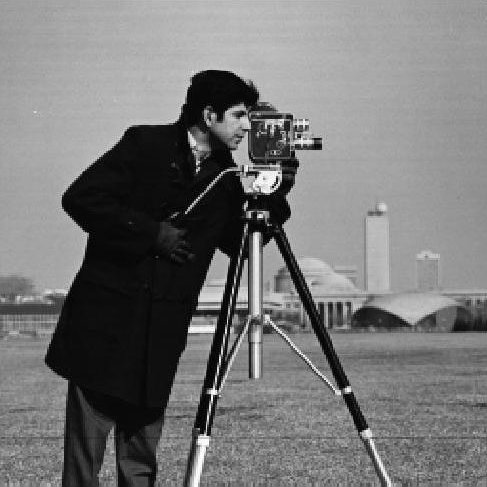
#> input picture Practical 4/data/cameraman.jpg, 487 x 487 px, found by its file name
$ python 'Bit Plane Slicing of Digital Image.py'
#> lines starting #> are read from the running program, lines starting #| are printed output that depends on the picture
import cv2
import numpy as np

img = cv2.imread('../data/cameraman.jpg', 0)
#> img is the input picture: shape (487, 487); min 0, max 255, mean 118.6

img_bit = np.zeros(img.shape, dtype=np.uint8)
for i in range(8):
    img_bit = img_bit + ((img >> i) & 1) * (2 ** i)
    cv2.imwrite(f'../data/bitplane-{i}.png', img_bit)
#> this loop made 8 passes
#> pass 1, `img_bit = img_bit + ((img >> i) & 1) * (2 ** i)`:
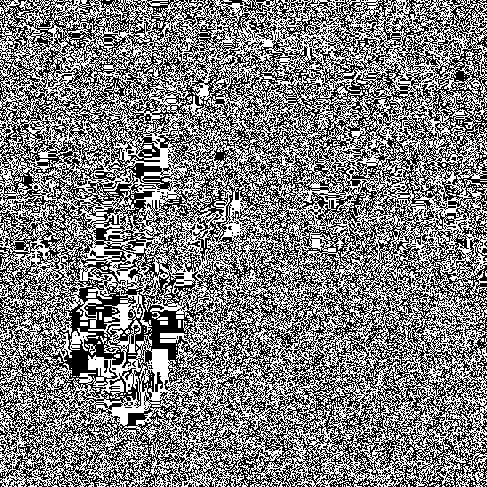
#> img_bit: shape (487, 487); values 0 (black) and 1 (white), 49.8% white in thin lines or dots
#> pass 2, `img_bit = img_bit + ((img >> i) & 1) * (2 ** i)`:
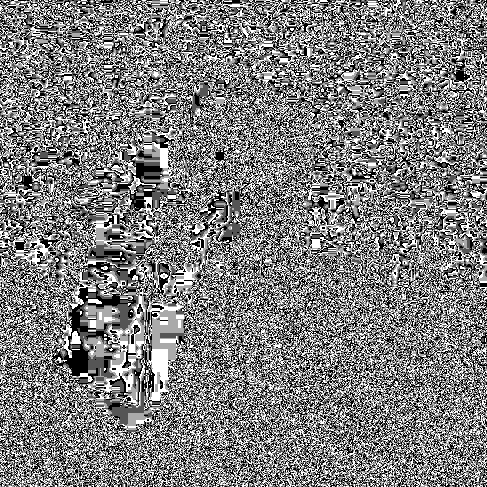
#> img_bit: shape (487, 487); min 0, max 3, mean 1.49; drawn with min black and max white
#> pass 3, `img_bit = img_bit + ((img >> i) & 1) * (2 ** i)`:
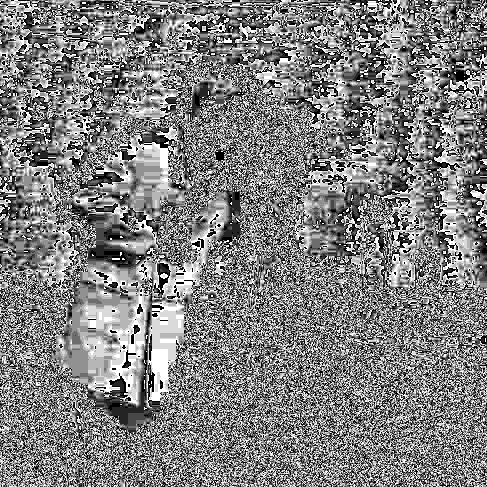
#> img_bit: shape (487, 487); min 0, max 7, mean 3.54; drawn with min black and max white

cv2.waitKey(0)
cv2.destroyAllWindows()
